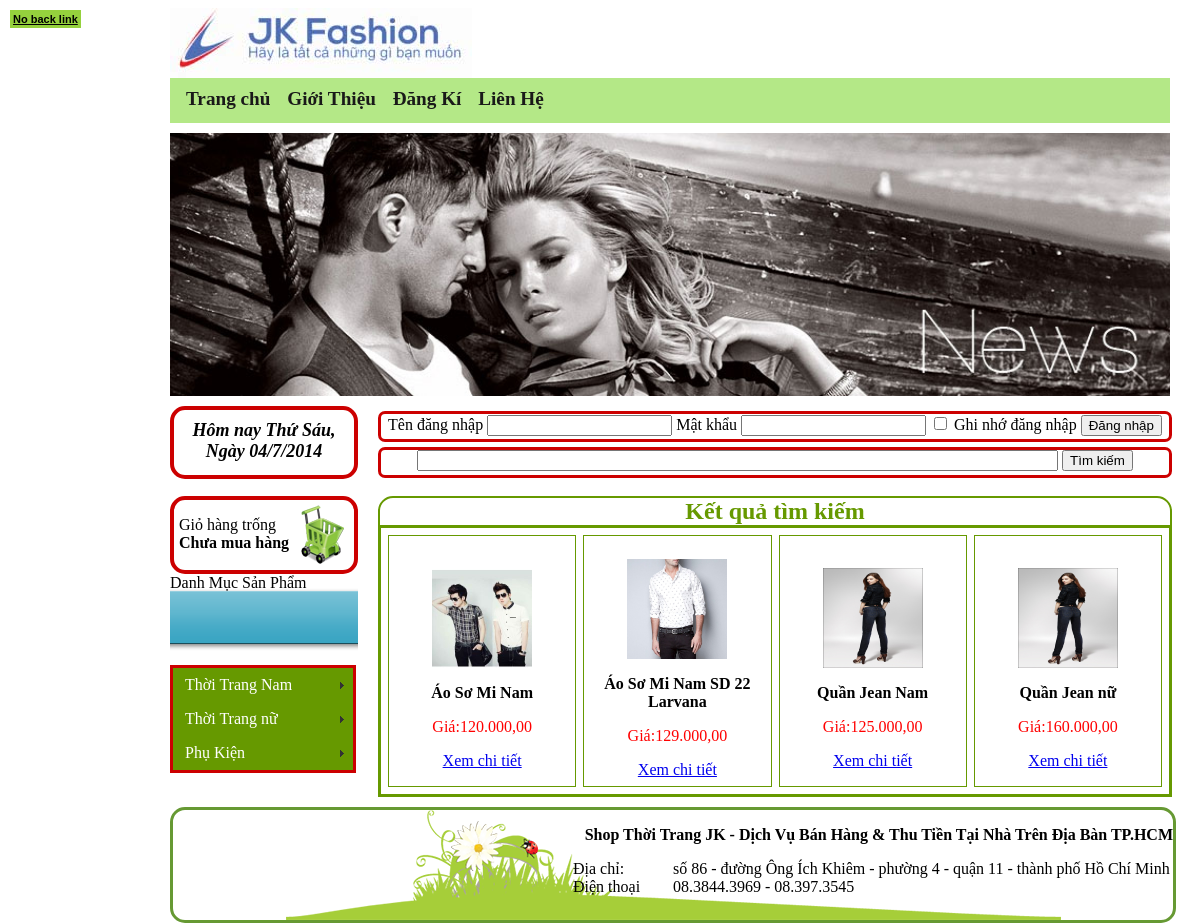
The page /index.php?link=timkiem&idDC=2 on the database as committed earlier.
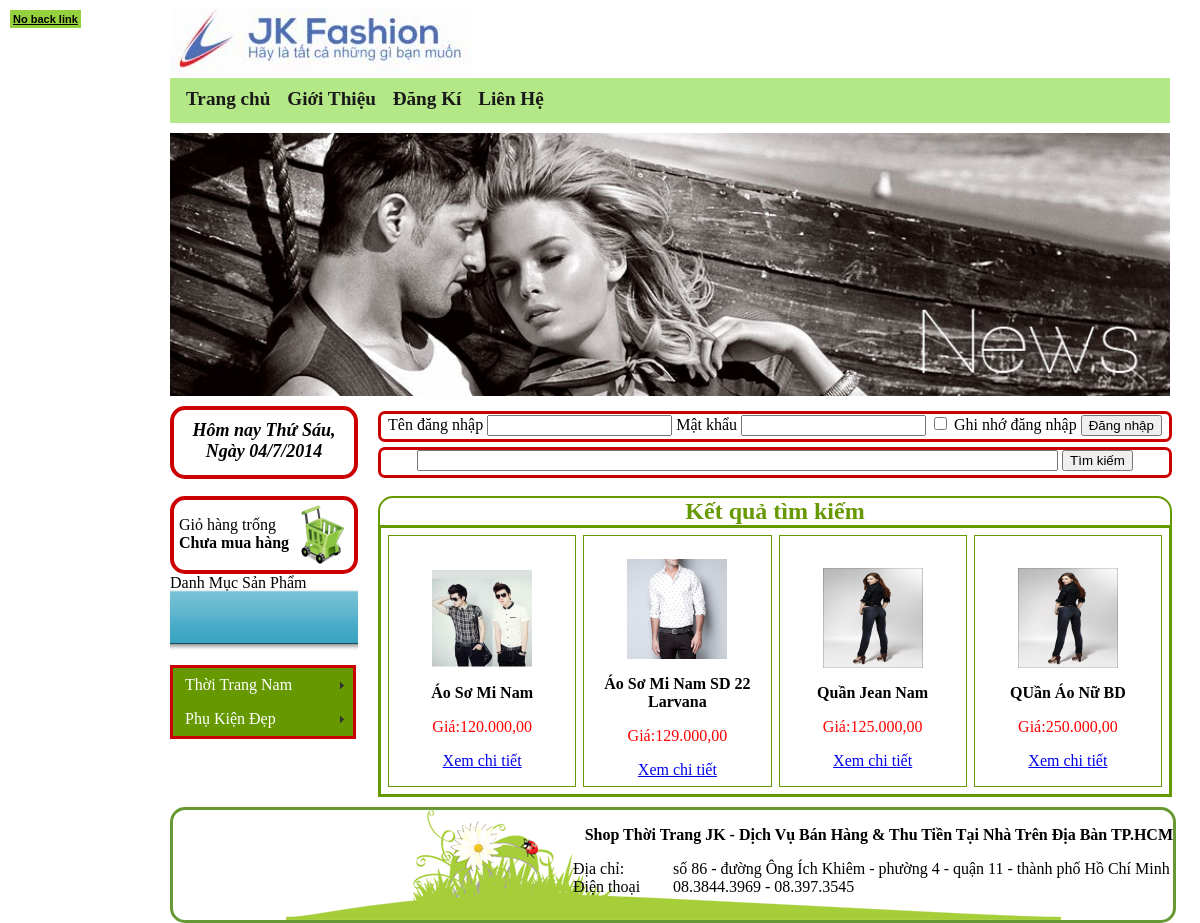
The same page on the database as committed later.
### tables this page shows
CREATE TABLE IF NOT EXISTS `chungloaisanpham` (
  `idCL` int(255) NOT NULL AUTO_INCREMENT,
  `TenCL` varchar(100) NOT NULL,
  `AnHien` int(255) NOT NULL,
  PRIMARY KEY (`idCL`)
);

CREATE TABLE IF NOT EXISTS `sanpham` (
  `idSP` int(255) NOT NULL AUTO_INCREMENT,
  `idLoai` int(255) NOT NULL DEFAULT '0',
  `idCL` int(255) NOT NULL DEFAULT '0',
  `TenSP` varchar(100) NOT NULL,
  `MoTa` text NOT NULL,
  `NgayCapNhat` date NOT NULL DEFAULT '0000-00-00',
  `Gia` int(15) NOT NULL,
  `UrlHinh` varchar(255) NOT NULL,
  `SoLanXem` int(15) DEFAULT '0',
  `SoLuongTonKho` int(15) DEFAULT '0',
  `SoLuongDaBan` int(15) DEFAULT '0',
  `AnHien` int(15) NOT NULL DEFAULT '1',
  PRIMARY KEY (`idSP`)
);

### timkiem.php (the view, shortened to what this page needs)
<div id="indexcontent">
	<div id="spbanchay">
		<div id="namespbanchay">Kết quả tìm kiếm</div>
    	<div id="showspbanchay">
        <table cellpadding="7" cellspacing="7" width="790" border="1" bordercolor="#669900">
        <?php
		$sc=5;
		$sd=100*$sc;
		if (isset ($_GET['trang']))
		$trang=intval($_GET['trang']);
		else
		$trang=1;
		$vitri=($trang-1)*$sd;
		$sl2="select * from sanpham where TenSP like '%".$txttimkiem."%' limit $vitri,$sd";
		$qr2=mysql_query($sl2);
		while ($row2=mysql_fetch_array($qr2))
		{
		?>
        <tr>
  <td width="140" valign="middle" align="center">
            	<p><a href="index.php?link=timkiem&idSP=<?php echo $row2['idSP']; ?>"><img src="images/<?php echo $row2['UrlHinh'];?>" width="100" height="100" /></a></p>
            	<p><b><?php echo $row2['TenSP']; ?></b></p>
            	<p style="color:#F00">Giá:<?php echo number_format($row2['Gia'],2,",",".");?></p>
                <a href="index.php?link=timkiem&idSP=<?php echo $row2['idSP']; ?>">Xem chi tiết</a>
            </td>
            <?php
			for ($i=1;$i<$sc;$i++)
			{
				if ($row2=mysql_fetch_array($qr2))
				{
			?>
  <td width="140" valign="middle" align="center">
            	<p><a href="index.php?link=timkiem&idSP=<?php echo $row2['idSP']; ?>"><img src="images/<?php echo $row2['UrlHinh'];?>" width="100" height="100" /></a></p>
            	<p><b><?php echo $row2['TenSP']; ?></b></p>
            	<p style="color:#F00">Giá:<?php echo number_format($row2['Gia'],2,",",".");?></p>
                <a href="index.php?link=timkiem&idDC=<?php echo $row2['idSP']; ?>">Xem chi tiết</a>
            </td>
            <?php
				}
			}
			?>
        </tr>
        <?php
		}
		?>
        </table>
        </div>
	</div>
</div>

### menu_doc.php (shortened to what this page needs)
<link href="SpryAssets/SpryMenuBarVertical.css" rel="stylesheet" type="text/css" />
<ul id="MenuBar1" class="MenuBarVertical">
<?php
$slcl="select * from chungloaisanpham where AnHien='1'";
$qrcl=mysql_query($slcl);
while ($rowcl=mysql_fetch_array($qrcl))
{
?>
  <li><a class="MenuBarItemSubmenu" href="index.php?link=chungloaisp&idCL=<?php echo $rowcl['idCL']; ?>"><?php echo $rowcl['TenCL']; ?></a>
  </li>
<?php
}
?>
</ul>

Rows that differ between the two databases and show on the page:
no longer on this page (row edited): chungloaisanpham: TenCL "Thời Trang nữ"
changed chungloaisanpham: TenCL "Phụ Kiện" → "Phụ Kiện Đẹp"
changed sanpham: TenSP "Quần Jean nữ" → "QUần Áo Nữ BD"; Gia "160.000,00" → "250.000,00"
